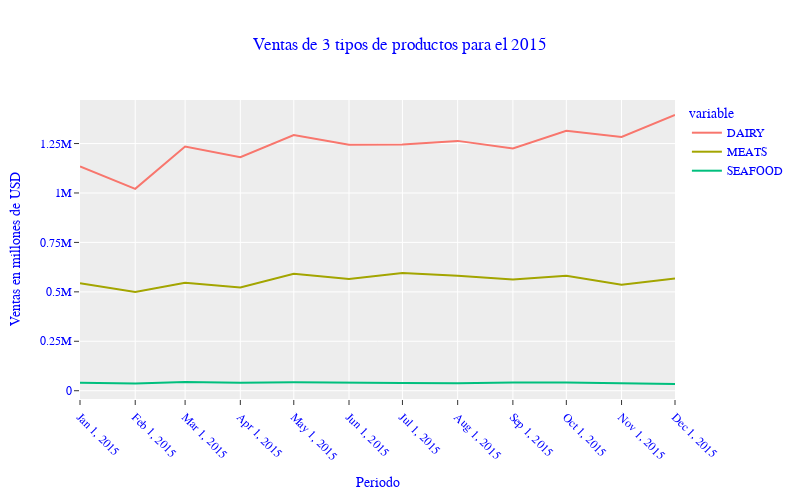

Notebook code cell kept with this figure:
### Code cell
fig = px.line(
    df,
    width=800,
    height=500,
    template="ggplot2",
    title="Ventas de 3 tipos de productos para el 2015"
)

fig.update_layout(
    xaxis_title="Periodo",
    yaxis_title="Ventas en millones de USD",
    font_color="blue",
    font_family="Courier new"
)

fig.update_xaxes(
    tickangle=45,
    tickvals=df.index.values,
    tickmode="array"
)

fig.update_yaxes(
    dtick=250000
)

fig.show()

### Figure 1 — Plotly figure (JSON) as saved in the notebook; plotly's stock layout.template omitted (floating-point values rounded to 4 significant figures)
{"data": [{"hovertemplate": "variable=DAIRY<br>fecha=%{x}<br>value=%{y}<extra></extra>", "legendgroup": "DAIRY", "line": {"color": "#F8766D", "dash": "solid"}, "marker": {"symbol": "circle"}, "mode": "lines", "name": "DAIRY", "orientation": "v", "showlegend": true, "type": "scatter", "x": ["2015-01", "2015-02", "2015-03", "2015-04", "2015-05", "2015-06", "2015-07", "2015-08", "2015-09", "2015-10", "2015-11", "2015-12"], "xaxis": "x", "y": [1134521, 1020747, 1234851, 1181180, 1293308, 1243588, 1244815, 1263428, 1224619, 1314827, 1283672, 1394582], "yaxis": "y"}, {"hovertemplate": "variable=MEATS<br>fecha=%{x}<br>value=%{y}<extra></extra>", "legendgroup": "MEATS", "line": {"color": "#A3A500", "dash": "solid"}, "marker": {"symbol": "circle"}, "mode": "lines", "name": "MEATS", "orientation": "v", "showlegend": true, "type": "scatter", "x": ["2015-01", "2015-02", "2015-03", "2015-04", "2015-05", "2015-06", "2015-07", "2015-08", "2015-09", "2015-10", "2015-11", "2015-12"], "xaxis": "x", "y": [543100.0, 498700.0, 546500.0, 522300.0, 591700.0, 565000.0, 594900.0, 581200.0, 562700.0, 580800.0, 535900.0, 567400.0], "yaxis": "y"}, {"hovertemplate": "variable=SEAFOOD<br>fecha=%{x}<br>value=%{y}<extra></extra>", "legendgroup": "SEAFOOD", "line": {"color": "#00BF7D", "dash": "solid"}, "marker": {"symbol": "circle"}, "mode": "lines", "name": "SEAFOOD", "orientation": "v", "showlegend": true, "type": "scatter", "x": ["2015-01", "2015-02", "2015-03", "2015-04", "2015-05", "2015-06", "2015-07", "2015-08", "2015-09", "2015-10", "2015-11", "2015-12"], "xaxis": "x", "y": [40470.0, 36070.0, 43810.0, 39980.0, 42510.0, 38780.0, 38540.0, 37770.0, 41910.0, 41420.0, 38820.0, 33730.0], "yaxis": "y"}], "layout": {"font": {"color": "blue", "family": "Courier new"}, "height": 500, "legend": {"title": {"text": "variable"}, "tracegroupgap": 0}, "title": {"text": "Ventas de 3 tipos de productos para el 2015"}, "width": 800, "xaxis": {"anchor": "y", "domain": [0, 1], "tickangle": 45, "tickmode": "array", "tickvals": ["2015-01", "2015-02", "2015-03", "2015-04", "2015-05", "2015-06", "2015-07", "2015-08", "2015-09", "2015-10", "2015-11", "2015-12"], "title": {"text": "Periodo"}}, "yaxis": {"anchor": "x", "domain": [0, 1], "dtick": 250000, "title": {"text": "Ventas en millones de USD"}}}}
